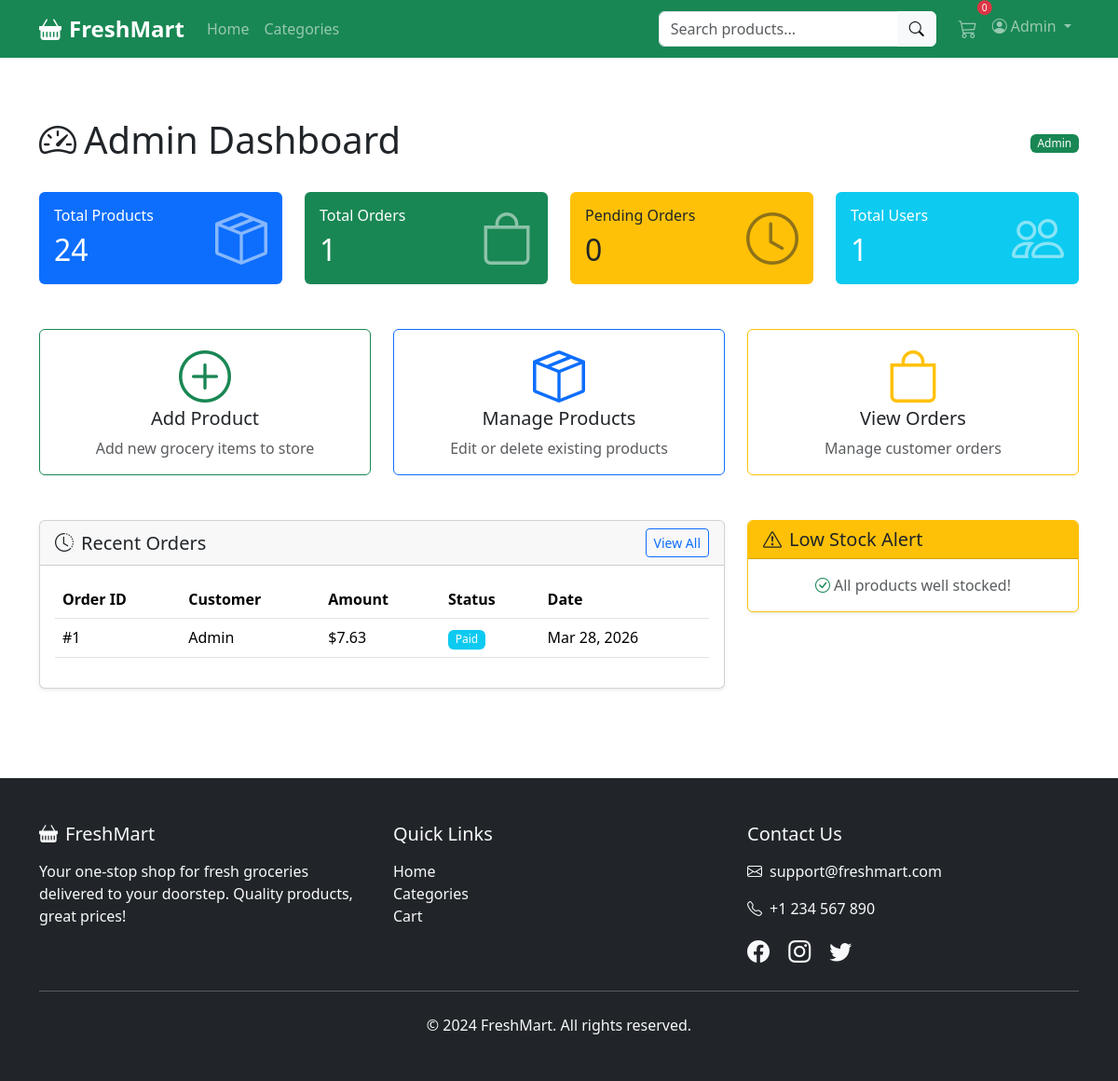
The page /admin (signed in) on the database its author committed.
### models.py (models this page shows, shortened)
class User(UserMixin, db.Model):
    __tablename__ = 'users'
    id = db.Column(db.Integer, primary_key=True)
    username = db.Column(db.String(80), unique=True, nullable=False)
    email = db.Column(db.String(120), unique=True, nullable=False)
    password_hash = db.Column(db.String(256), nullable=False)
    phone = db.Column(db.String(20))
    address = db.Column(db.Text)
    is_admin = db.Column(db.Boolean, default=False)
    created_at = db.Column(db.DateTime, default=datetime.utcnow)
    cart_items = db.relationship('Cart', backref='user', lazy=True, cascade='all, delete-orphan')
    orders = db.relationship('Order', backref='user', lazy=True)

class Order(db.Model):
    __tablename__ = 'orders'
    STATUS_PENDING = 'pending'
    STATUS_PAID = 'paid'
    STATUS_PROCESSING = 'processing'
    STATUS_SHIPPED = 'shipped'
    STATUS_DELIVERED = 'delivered'
    STATUS_CANCELLED = 'cancelled'
    id = db.Column(db.Integer, primary_key=True)
    user_id = db.Column(db.Integer, db.ForeignKey('users.id'), nullable=False)
    total_amount = db.Column(db.Float, nullable=False)
    status = db.Column(db.String(20), default=STATUS_PENDING)
    payment_id = db.Column(db.String(100))
    payment_method = db.Column(db.String(50))
    delivery_address = db.Column(db.Text)
    delivery_phone = db.Column(db.String(20))
    created_at = db.Column(db.DateTime, default=datetime.utcnow)
    items = db.relationship('OrderItem', backref='order', lazy=True, cascade='all, delete-orphan')
    def get_status_color(self):
        colors = {
            self.STATUS_PENDING: 'warning',
            self.STATUS_PAID: 'info',
            self.STATUS_PROCESSING: 'primary',
            self.STATUS_SHIPPED: 'secondary',
            self.STATUS_DELIVERED: 'success',
            self.STATUS_CANCELLED: 'danger'
        }
        return colors.get(self.status, 'secondary')

### routes/admin.py (the view)
@admin_bp.route('/admin')
@login_required
@admin_required
def dashboard():
    total_products = Product.query.count()
    total_orders = Order.query.count()
    total_users = User.query.count()
    pending_orders = Order.query.filter_by(status=Order.STATUS_PENDING).count()
    recent_orders = Order.query.order_by(Order.created_at.desc()).limit(5).all()
    low_stock = Product.query.filter(Product.stock < 10).all()
    return render_template('admin/dashboard.html',
                         total_products=total_products,
                         total_orders=total_orders,
                         total_users=total_users,
                         pending_orders=pending_orders,
                         recent_orders=recent_orders,
                         low_stock=low_stock)

### routes/admin.py (called while the page is built)
def admin_required(f):
    @wraps(f)
    def decorated_function(*args, **kwargs):
        if not current_user.is_authenticated or not current_user.is_admin:
            flash('Admin access required.', 'danger')
            return redirect(url_for('main.index'))
        return f(*args, **kwargs)
    return decorated_function

### templates/admin/dashboard.html (shortened to what this page needs)
{% extends "base.html" %}
{% block content %}
<div class="container py-5">
    <div class="d-flex justify-content-between align-items-center mb-4">
        <h1><i class="bi bi-speedometer2 me-2"></i>Admin Dashboard</h1>
        <span class="badge bg-success">Admin</span>
    </div>
    <div class="row g-4 mb-5">
        <div class="col-md-3">
            <div class="card bg-primary text-white">
                <div class="card-body">
                    <div class="d-flex justify-content-between">
                        <div>
                            <h6 class="card-title">Total Products</h6>
                            <h2 class="mb-0">{{ total_products }}</h2>
                        </div>
                        <i class="bi bi-box-seam display-4 opacity-50"></i>
                    </div>
                </div>
            </div>
        </div>
        <div class="col-md-3">
            <div class="card bg-success text-white">
                <div class="card-body">
                    <div class="d-flex justify-content-between">
                        <div>
                            <h6 class="card-title">Total Orders</h6>
                            <h2 class="mb-0">{{ total_orders }}</h2>
                        </div>
                        <i class="bi bi-bag display-4 opacity-50"></i>
                    </div>
                </div>
            </div>
        </div>
        <div class="col-md-3">
            <div class="card bg-warning text-dark">
                <div class="card-body">
                    <div class="d-flex justify-content-between">
                        <div>
                            <h6 class="card-title">Pending Orders</h6>
                            <h2 class="mb-0">{{ pending_orders }}</h2>
                        </div>
                        <i class="bi bi-clock display-4 opacity-50"></i>
                    </div>
                </div>
            </div>
        </div>
        <div class="col-md-3">
            <div class="card bg-info text-white">
                <div class="card-body">
                    <div class="d-flex justify-content-between">
                        <div>
                            <h6 class="card-title">Total Users</h6>
                            <h2 class="mb-0">{{ total_users }}</h2>
                        </div>
                        <i class="bi bi-people display-4 opacity-50"></i>
                    </div>
                </div>
            </div>
        </div>
    </div>
    <div class="row g-4 mb-5">
        <div class="col-md-4">
            <a href="{{ url_for('admin.add_product') }}" class="card text-decoration-none h-100 border-success">
                <div class="card-body text-center">
                    <i class="bi bi-plus-circle display-4 text-success mb-3"></i>
                    <h5>Add Product</h5>
                    <p class="text-muted mb-0">Add new grocery items to store</p>
                </div>
            </a>
        </div>
        <div class="col-md-4">
            <a href="{{ url_for('admin.products') }}" class="card text-decoration-none h-100 border-primary">
                <div class="card-body text-center">
                    <i class="bi bi-box-seam display-4 text-primary mb-3"></i>
                    <h5>Manage Products</h5>
                    <p class="text-muted mb-0">Edit or delete existing products</p>
                </div>
            </a>
        </div>
        <div class="col-md-4">
            <a href="{{ url_for('admin.orders') }}" class="card text-decoration-none h-100 border-warning">
                <div class="card-body text-center">
                    <i class="bi bi-bag display-4 text-warning mb-3"></i>
                    <h5>View Orders</h5>
                    <p class="text-muted mb-0">Manage customer orders</p>
                </div>
            </a>
        </div>
    </div>
    <div class="row g-4">
        <div class="col-lg-8">
            <div class="card shadow-sm">
                <div class="card-header d-flex justify-content-between align-items-center">
                    <h5 class="mb-0"><i class="bi bi-clock-history me-2"></i>Recent Orders</h5>
                    <a href="{{ url_for('admin.orders') }}" class="btn btn-sm btn-outline-primary">View All</a>
                </div>
                <div class="card-body">
                    {% if recent_orders %}
                    <div class="table-responsive">
                        <table class="table table-hover">
                            <thead>
                                <tr>
                                    <th>Order ID</th>
                                    <th>Customer</th>
                                    <th>Amount</th>
                                    <th>Status</th>
                                    <th>Date</th>
                                </tr>
                            </thead>
                            <tbody>
                                {% for order in recent_orders %}
                                <tr>
                                    <td>#{{ order.id }}</td>
                                    <td>{{ order.user.username }}</td>
                                    <td>${{ "%.2f"|format(order.total_amount) }}</td>
                                    <td><span class="badge bg-{{ order.get_status_color() }}">{{ order.status.title() }}</span></td>
                                    <td>{{ order.created_at.strftime('%b %d, %Y') }}</td>
                                </tr>
                                {% endfor %}
                            </tbody>
                        </table>
                    </div>
                    {% else %}
                    <p class="text-muted text-center mb-0">No recent orders</p>
                    {% endif %}
                </div>
            </div>
        </div>
        <div class="col-lg-4">
            <div class="card shadow-sm border-warning">
                <div class="card-header bg-warning text-dark">
                    <h5 class="mb-0"><i class="bi bi-exclamation-triangle me-2"></i>Low Stock Alert</h5>
                </div>
                <div class="card-body">
                    {% if low_stock %}
                    <ul class="list-group list-group-flush">
                        {% for product in low_stock %}
                        <li class="list-group-item d-flex justify-content-between align-items-center">
                            {{ product.name }}
                            <span class="badge bg-danger">{{ product.stock }} left</span>
                        </li>
                        {% endfor %}
                    </ul>
                    {% else %}
                    <p class="text-muted text-center mb-0"><i class="bi bi-check-circle text-success me-1"></i>All products well stocked!</p>
                    {% endif %}
                </div>
            </div>
        </div>
    </div>
</div>
{% endblock %}

### templates/base.html (shortened to what this page needs)
<!DOCTYPE html>
<html lang="en">
<head>
    <link href="https://cdn.jsdelivr.net/npm/bootstrap@5.3.2/dist/css/bootstrap.min.css" rel="stylesheet">
    <link rel="stylesheet" href="https://cdn.jsdelivr.net/npm/bootstrap-icons@1.11.1/font/bootstrap-icons.css">
    <link rel="stylesheet" href="{{ url_for('static', filename='css/style.css') }}">
</head>
<body>
    <nav class="navbar navbar-expand-lg navbar-dark bg-success sticky-top">
        <div class="container">
            <a class="navbar-brand fw-bold" href="{{ url_for('main.index') }}">
                <i class="bi bi-basket-fill me-2"></i>FreshMart
            </a>
            <div class="collapse navbar-collapse" id="navbarNav">
                <ul class="navbar-nav me-auto">
                    <li class="nav-item">
                        <a class="nav-link" href="{{ url_for('main.index') }}">Home</a>
                    </li>
                    <li class="nav-item">
                        <a class="nav-link" href="{{ url_for('main.categories') }}">Categories</a>
                    </li>
                </ul>
                <form class="d-flex me-3" action="{{ url_for('main.index') }}" method="GET">
                    <div class="input-group">
                        <input type="search" name="search" class="form-control" placeholder="Search products..."
                               value="{{ search_query if search_query else '' }}">
                        <button class="btn btn-light" type="submit"><i class="bi bi-search"></i></button>
                    </div>
                </form>
                <ul class="navbar-nav">
                    {% if current_user.is_authenticated %}
                        <li class="nav-item">
                            <a class="nav-link position-relative" href="{{ url_for('cart.view_cart') }}">
                                <i class="bi bi-cart3 fs-5"></i>
                                <span class="position-absolute top-0 start-100 translate-middle badge rounded-pill bg-danger cart-badge">
                                    {{ cart_count }}
                                </span>
                            </a>
                        </li>
                        <li class="nav-item dropdown">
                            <a class="nav-link dropdown-toggle" href="#" data-bs-toggle="dropdown">
                                <i class="bi bi-person-circle me-1"></i>{{ current_user.username }}
                            </a>
                        </li>
                    {% endif %}
                </ul>
            </div>
        </div>
    </nav>
    <main>
        {% block content %}{% endblock %}
    </main>
    <footer class="bg-dark text-light py-5 mt-5">
        <div class="container">
            <div class="row">
                <div class="col-md-4">
                    <h5 class="mb-3"><i class="bi bi-basket-fill me-2"></i>FreshMart</h5>
                    <p>Your one-stop shop for fresh groceries delivered to your doorstep. Quality products, great prices!</p>
                </div>
                <div class="col-md-4">
                    <h5 class="mb-3">Quick Links</h5>
                    <ul class="list-unstyled">
                        <li><a href="{{ url_for('main.index') }}" class="text-light text-decoration-none">Home</a></li>
                        <li><a href="{{ url_for('main.categories') }}" class="text-light text-decoration-none">Categories</a></li>
                        <li><a href="{{ url_for('cart.view_cart') }}" class="text-light text-decoration-none">Cart</a></li>
                    </ul>
                </div>
                <div class="col-md-4">
                    <h5 class="mb-3">Contact Us</h5>
                    <p><i class="bi bi-envelope me-2"></i>support@freshmart.com</p>
                    <p><i class="bi bi-telephone me-2"></i>+1 234 567 890</p>
                    <div class="mt-3">
                        <a href="#" class="text-light me-3"><i class="bi bi-facebook fs-4"></i></a>
                        <a href="#" class="text-light me-3"><i class="bi bi-instagram fs-4"></i></a>
                        <a href="#" class="text-light"><i class="bi bi-twitter fs-4"></i></a>
                    </div>
                </div>
            </div>
            <hr class="my-4">
            <div class="text-center">
                <p class="mb-0">&copy; 2024 FreshMart. All rights reserved.</p>
            </div>
        </div>
    </footer>
</body>
</html>

### static/css/style.css (style rules this page uses)
body { min-height: 100vh; display: flex; flex-direction: column; }
main { flex: 1; }
.cart-badge { font-size: 0.65rem; padding: 0.25em 0.5em; }
.navbar-brand { font-size: 1.5rem; }
.card { transition: box-shadow 0.2s ease; }
footer { margin-top: auto; }
.badge { font-weight: 500; }
.sticky-top { z-index: 100; }
.card.bg-primary, .card.bg-success, .card.bg-warning, .card.bg-info { border: none; }

### rows shown on the page
User: username "Admin"
Order: id "1", user.username "Admin", total_amount "7.63", status "Paid", created_at "Mar 28, 2026"

### other values the page prints
{{ cart_count }} "0"
{{ total_products }} "24"
{{ total_orders }} "1"
{{ pending_orders }} "0"
{{ total_users }} "1"
